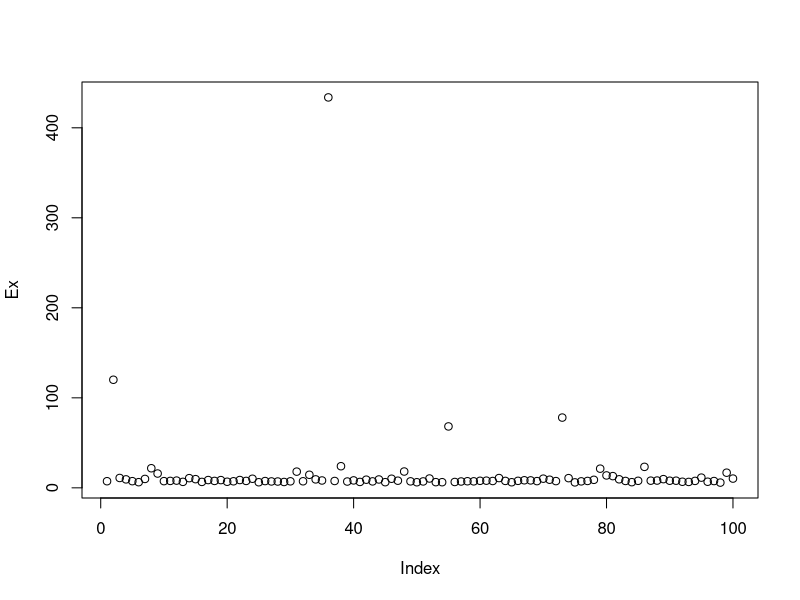

Generate this figure with R: (Note: this script raises an error after producing the figure.)
# CFRM 503
# Assignment 1
n <- 100000
num <- 100
u <- runif(n)
for (i in 1:(num-1)){
  u <- cbind(u, runif(n))
}
Ex <- apply(u,2, function(x){mean(tan(pi/2 * x))})
names(Ex) <- paste0("E[X]_", 1:num)
plot(Ex)

# Assignment 2
# load packages
suppressPackageStartupMessages(require(tseries)) # for downloading stock data
suppressPackageStartupMessages(require(xts))     # for as.xts()
suppressPackageStartupMessages(require(purrr))   # for map()
suppressPackageStartupMessages(require(dplyr))   # for %>% operator
suppressPackageStartupMessages(require(fBasics)) # for inv()
suppressPackageStartupMessages(require(quadprog))# for solve.QP()
rm(list = ls())

# download stock prices
quote = "AdjClose"; provider = "yahoo"; retclass = "zoo"; compression = "d"
origin = "1970-01-01"; start = "2012-01-01"; end = "2017-12-31"
eqNames = c("MSFT","AAPL","ORCL","EBAY","GOOG","INTC","BBBY","MMM","TEVA","GE")
eqPrices = eqNames %>%
  map(get.hist.quote, start = start, end = end,
      quote = quote, compression = compression, quiet = TRUE,
      origin = origin, retclass = retclass, provider = provider)

# calculate returns
rtns = eqPrices %>% map(~ diff(.x)/lag(.x, k = -1)) %>% data.frame() %>% as.xts()
prices = eqPrices %>% data.frame() %>% as.xts()
colnames(prices) = eqNames; colnames(rtns) = eqNames

# Calculate Daily & Yearly Returns & Covariances
muD = sapply(rtns, mean)
covD = cov(rtns)
N = 252
mtxmu = (muD + 1) %*% t(muD + 1)
muA = (muD + 1)^N - 1
covA = (covD + mtxmu)^N - mtxmu^N

# portfolio 1 - global minimum variance portfolio
invCovA = inv(covA)
uniVec = numeric(10) + 1
Dmat = 2 * covA
dvec = numeric(10)
Amat1 = as.matrix(uniVec)
bvec1 = 1

# quadprog solve minimum variance portfolio - 1
gm = solve.QP(Dmat, dvec, Amat1, bvec1, meq = 1)
wGm = gm$solution; names(wGm) = eqNames
muGm = wGm %*% muA %>% as.numeric()
sigGm = sqrt(gm$value)

# plot grid - 1
muP1 = muGm + seq(0, 0.5, length = 1001)
sigP1 = numeric(1001)
Amat11 = cbind(uniVec, muA)
for (i in 1:1001) {
  bvec11 = c(1, muP1[i])
  sigP1[i] = solve.QP(Dmat, dvec, Amat11, bvec11, meq = 2)$value %>% sqrt()
}

# portfolio 2 - constraint on short selling
Dmat = 2 * covA
dvec = numeric(10)
Amat2 = cbind(uniVec, diag(10))
bvec2 = c(1, numeric(10))

# quadprog solve for minimum variance portfolio - 2
lOnly = solve.QP(Dmat, dvec, Amat2, bvec2, meq = 1)
wLo = lOnly$solution; names(wLo) = eqNames
muLo = wLo %*% muA %>% as.numeric()
sigLo = sqrt(lOnly$value)

# plot grid - 2
muP2 = muLo + seq(0, 0.22, length = 1001)
sigP2 = numeric(1001)
Amat22 = cbind(uniVec, muA, diag(10))
for (i in 1:1001) {
  bvec22 = c(1, muP2[i], numeric(10))
  sigP2[i] = solve.QP(Dmat, dvec, Amat22, bvec22, meq = 2)$value %>% sqrt()
}

# portfolio 3 - 5% < MSFT + AAPL < 10%
Amat3 = cbind(uniVec, c(1,1,numeric(8)), c(-1,-1,numeric(8)))
bvec3 = c(1, 0.05, -0.1)

# quadprog solve for minimum variance portfolio - 2
group = solve.QP(Dmat, dvec, Amat3, bvec3, meq = 1)
wG = group$solution; names(wG) = eqNames
muG = wG %*% muA %>% as.numeric()
sigG = sqrt(group$value)

# plot grid - 3
muP3 = muG + seq(0, 0.5, length = 1001)
Amat33 = cbind(uniVec, muA, Amat3[,-1])
sigP3 = numeric(1001)
for (i in 1:1001)
{
  bvec33 = c(1, muP3[i], 0.05, -0.1)
  sigP3[i] = solve.QP(Dmat, dvec, Amat33, bvec33, meq = 2)$value %>% sqrt()
}

# risk aversion analysis
ra = seq(1, 100, 1)
dvecR = muA
p1R = matrix(0, 100, 2)
p2R = matrix(0, 100, 2)
p3R = matrix(0, 100, 2)
for(i in 1:100)
{
  DmatR = ra[i] * covA
  w1 = solve.QP(DmatR, dvecR, Amat1, bvec1, meq = 1)$solution
  p1R[i, 1] = w1 %*% muA
  p1R[i, 2] = t(w1) %*% covA %*% w1 %>% sqrt()
  w2 = solve.QP(DmatR, dvecR, Amat2, bvec2, meq = 1)$solution
  p2R[i, 1] = w2 %*% muA
  p2R[i, 2] = t(w2) %*% covA %*% w2 %>% sqrt()
  w3 = solve.QP(DmatR, dvecR, Amat3, bvec3, meq = 1)$solution
  p3R[i, 1] = w3 %*% muA
  p3R[i, 2] = t(w3) %*% covA %*% w3 %>% sqrt()
}

# plot of efficient frontiers
pc = seq(1,19,2)
plot(sigP1, muP1, type = "l",
     xlim = c(0.1, 0.35), ylim = c(0.05, 0.5),
     main = "Efficient Frontiers", xlab = expression(mu), ylab = expression(sigma))
lines(sigP2, muP2, col = 2)
lines(sigP3, muP3, col = 3)
points(sigGm, muGm, col = 1, pch = 3)
points(sigLo, muLo, col = 2, pch = 4)
points(sigG, muG, col = 3, pch = 5)
text(p1R[,2][pc], p1R[, 1][pc], label = pc, col = 1)
text(p2R[,2][pc], p2R[, 1][pc], label = pc, col = 2)
text(p3R[,2][pc], p3R[, 1][pc], label = pc, col = 3)
legend("topleft", legend = c("Global Minimum", "Long Only", "5%<MSFT+AAPL<10%"),
       col = c(1,2,3), lty = 1, cex = 0.8)
legend("bottomright", legend = c("Global Minimum", "Long Only", "5%<MSFT+AAPL<10%"),
       col = c(1,2,3), pch = c(3,4,5), lty = 1, cex = 0.8)







# Assignment 3

# load librarys
suppressPackageStartupMessages(library(tseries))
suppressPackageStartupMessages(library(fBasics))
suppressPackageStartupMessages(library(dplyr))

# get stock data
symbols <- c("msft","aapl","orcl","ebay","goog","intc","bbby","mmm","teva","ge")
stocks <- lapply(symbols,get.hist.quote,start="2012-01-01",end="2017-12-31",
                 quote="AdjClose",provider="yahoo",origin="1970-01-01",
                 compression="d",retclass="zoo", quiet=T) %>%
  do.call(what=cbind) %>% `colnames<-`(symbols) %>% as.matrix()
# initial values
W0 <- 10^7
CPS <- 0.01

# function for making portfolio
make_port <- function(stocks,W0,CPS,strategy,frequency,L=0,ReType=0){

  # initialize matrices/vectors
  N <- nrow(stocks)
  I <- ncol(stocks)
  P <- as.matrix(stocks)
  W <- rep(0,N)
  X <- rep(0,N)
  Pi <- matrix(0,N,I)
  Theta <- matrix(0,N,I)
  Cost <- rep(0,N)
  f <- frequency
  signal <- seq(0,N-1)%%f==0

  # initialize position
  n <- 1
  W[n] <- W0
  Pi[n,] <- rep(1/(I+1),I)
  Theta[n,] <- Pi[n,]*W[n]/P[n,]
  Cost[n] <- sum(Theta[n,] * CPS)
  X[n] <- W[n]/(I+1) - Cost[n]
  W[n] <- W[n] - Cost[n]

  for (n in 1:(N-1)){
    W[n+1] <- X[n] + sum(Theta[n,] * P[n+1,])

    if (signal[n+1] == 0){
      Theta[n+1,] <- Theta[n,]
      Cost[n+1] <- 0
      X[n+1] <- X[n]
      W[n+1] <- X[n+1] + sum(Theta[n+1,] * P[n+1,])
    }
    else {
      if (strategy=="BNH"){
        Theta[n+1,] <- Theta[n,]
        Cost[n+1] <- sum(abs(Theta[n+1,]-Theta[n,])*CPS)
        X[n+1] <- X[n] - Cost[n+1]
        W[n+1] <- X[n+1] + sum(Theta[n+1,] * P[n+1,])
      }
      else if (strategy=="DL"){
        # Rebalance based on frequency
        Pi[n+1,] <- Pi[n+1-f,]*( 1 + L*(P[n+1,]/P[n+1-f,]-W[n+1]/W[n+1-f])
                                 /(W[n+1]/W[n+1-f]) )
        Theta[n+1,] <- Pi[n+1,] * W[n+1] / P[n+1,]
        Cost[n+1] <- sum(abs(Theta[n+1,]-Theta[n,])*CPS)
        X[n+1] <- W[n+1]*(1-sum(Pi[n+1,])) - Cost[n]
        W[n+1] <- X[n+1] + sum(Theta[n+1,] * P[n+1,])
      }
    }
  }

  # awkward but save time for now
  if (ReType=="TCost"){
    return(sum(Cost))
  }
  else{
    return(W)
  }
}

# portfolios tracking
port_types <- c("Buy&Hold","Daily Const Mix","Weekly Const Mix",
                "Monthly Const Mix","Daily Dynamic Linear",
                "Weekly Dynamic Linear","Monthly Dynamic Linear")

W_BNH <- make_port(stocks,W0,CPS,"BNH",1,0)
W_CM_d <- make_port(stocks,W0,CPS,"DL",1,0)
W_CM_w <- make_port(stocks,W0,CPS,"DL",5,0)
W_CM_m <- make_port(stocks,W0,CPS,"DL",21,0)
W_DL_d <- make_port(stocks,W0,CPS,"DL",1,0.5)
W_DL_w <- make_port(stocks,W0,CPS,"DL",5,0.5)
W_DL_m <- make_port(stocks,W0,CPS,"DL",21,0.5)
Ws <- cbind(W_BNH, W_CM_d, W_CM_w, W_CM_m, W_DL_d, W_DL_w, W_DL_m) %>%
  `colnames<-`(port_types)

matplot(Ws,type="l",col=1:7,lwd=1.5)
legend("topleft",port_types,col=1:7,lwd=1)



# Sharpe ratio
mu_d <- diff(Ws)/Ws[-nrow(Ws),]
mu_y <- (1 + colMeans(mu_d))^252 - 1
sig_y <- sqrt((colVars(mu_d)+(1+colMeans(mu_d))^2)^252 -
                (1+colMeans(mu_d))^(2*252))
Sharpes <- mu_y/sig_y

# Max Relative Drawdown
MRDs<- apply(Ws,2,function(w){
  Max_w <- 0; DD <- 0; RD <- 0;
  for (n in 1:length(w)){
    Max_w <- max(w[1:n])
    DD <- Max_w - w[n]
    RD <- max(DD/Max_w, RD)
  }
  return(RD)
})

# Total cost
C_BNH <- make_port(stocks,W0,CPS,"BNH",1,0,"TCost")
C_CM_d <- make_port(stocks,W0,CPS,"DL",1,0,"TCost")
C_CM_w <- make_port(stocks,W0,CPS,"DL",5,0,"TCost")
C_CM_m <- make_port(stocks,W0,CPS,"DL",21,0,"TCost")
C_DL_d <- make_port(stocks,W0,CPS,"DL",1,0.5,"TCost")
C_DL_w <- make_port(stocks,W0,CPS,"DL",5,0.5,"TCost")
C_DL_m <- make_port(stocks,W0,CPS,"DL",21,0.5,"TCost")
TCosts <- rbind(C_BNH, C_CM_d, C_CM_w, C_CM_m, C_DL_d, C_DL_w, C_DL_m) %>%
  `rownames<-`(port_types)

cbind(Sharpes,MRDs,TCosts) %>%
  `colnames<-`(c("Sharpe Ratio", "Max Relative Drawdown", "Total Cost"))

# Mine
# load packages
require(tseries) # for get.hist.quote
require(xts)     # for as.xts
rm(list = ls())

# download stock prices
quote = "AdjClose"; provider = "yahoo"; retclass = "zoo"; compression = "d"
origin = "1970-01-01"; start = "2012-01-01"; end = "2017-12-31"
eqNames = c("MSFT","AAPL","ORCL","EBAY","GOOG","INTC","BBBY","MMM","TEVA","GE")
eqPrices = lapply(eqNames, get.hist.quote, start = start, end = end,
                  quote = quote, compression = compression, quiet = TRUE,
                  origin = origin, retclass = retclass, provider = provider)

# calculate returns
rtns =  as.xts(data.frame(lapply(eqPrices, function(x) {diff(x)/lag(x, k = -1)})))
prices = as.xts(data.frame(eqPrices))
colnames(prices) = eqNames; colnames(rtns) = eqNames

# back test function
backTest = function(assets, initialWealth, costAlpha, rate = 0, freq, strategy, L = 0)
{
  n = nrow(assets)
  m = ncol(assets)
  P = as.matrix(assets)
  Theta = matrix(0, n, m)
  Pi = matrix(0, n, m)
  W = numeric(n)
  X = numeric(n)
  Cost = numeric(n)

  # frequency adjustment
  if(freq == "d") {
    f = 1
  } else if (freq == "w") {
    f = 5
  } else if (freq == "m") {
    f = 21
  } else {
    print("incorrect frequency")
    return(NULL)
  }
  signal = (seq(1, n) - 1) %% f == 0

  # strategy adjustment
  if (strategy == "cm") {
    L = 0
  } else if (strategy != "dl" && strategy != "bnh") {
    print("strategy is not developed")
    return(NULL)
  }

  # initial position
  Pi[1,] = rep(1 /(m+1), m)
  Theta[1,] = Pi[1,] * initialWealth / P[1,]
  Cost[1] = sum(abs(Theta[1,] - 0) * costAlpha)
  X[1] = initialWealth / (m+1) - Cost[1]
  W[1] = initialWealth - Cost[1]

  # portfolio from 2 to end
  for (i in 2:n){
    if (signal[i] == 1) {
      if (strategy == "bnh") {
        Theta[i,] = Theta[i-1,]
        Cost[i] = costAlpha * sum(abs(Theta[i,] - Theta[i-1,]))
        X[i] = X[i-1] * (1 + rate) - Cost[i]
        W[i] = X[i] + sum(Theta[i,] * P[i,])
      } else {
        W_ = X[i-1] * (1 + rate)^f + sum(Theta[i-1,] * P[i,])
        rP = W_/W[i-f] - 1
        rI = P[i,] / P[i-f,] - 1
        Pi[i,] = Pi[i-f,] * (1 + L * (rI - rP) / (1 + rP))
        Theta[i,] = Pi[i,] * W_ / P[i,]
        Cost[i] = costAlpha * sum(abs(Theta[i,] - Theta[i-f,]))
        X[i] = W_ * (1 - sum(Pi[i,])) - Cost[i]
        W[i] = X[i] + sum(Theta[i,] * P[i,])
      }
    }
    else {
      Theta[i,] = Theta[i-1,]
      Cost[i] = costAlpha * sum(abs(Theta[i,] - Theta[i-1,]))
      X[i] = X[i-1] * (1 + rate) - Cost[i]
      W[i] = X[i] + sum(Theta[i,] * P[i,])
    }
  }
  portfolio = list(port = W, cost = Cost)
  return(portfolio)
}

W0 = 10 ^ 7; alpha = 0.01
{bnhD = backTest(prices, W0, alpha, freq = "d" , strategy = "bnh")
  cmD = backTest(prices, W0, alpha, freq = "d" , strategy = "cm")
  cmW = backTest(prices, W0, alpha, freq = "w" , strategy = "cm")
  cmM = backTest(prices, W0, alpha, freq = "m" , strategy = "cm")
  dlD = backTest(prices, W0, alpha, freq = "d" , strategy = "dl", L = 0.5)
  dlW = backTest(prices, W0, alpha, freq = "w" , strategy = "dl", L = 0.5)
  dlM = backTest(prices, W0, alpha, freq = "m" , strategy = "dl", L = 0.5)}
ports = list(bnhD, cmD, cmW, cmM, dlD, dlW, dlM)

rtn = lapply(ports, function(x) {diff(x$port)/x$port[-length(x$port)]})
rtnD = sapply(ports, function(x) {diff(x$port)/x$port[-length(x$port)]})
muA = (1 + colMeans(rtnD)) ^ 252 - 1
varP = sapply(rtn, function(x) {var(x)})
sigA = sqrt((varP + (1 + colMeans(rtnD))^2)^252 - (1 + colMeans(rtnD))^(2*252))

maxDrawdown = function(x) {
  port = x$port
  max = port[1]
  d = numeric(length(port))
  for (i in 1:length(port)) {
    if (max < port[i]) {
      max = port[i]
    }
    d[i] = (max - port[i])/max
  }
  return(max(d))
}

portfolios = as.zoo(cbind(bnhD$port, cmD$port, cmW$port, cmM$port, dlD$port, dlW$port, dlM$port), index(prices))
colnames(portfolios) = c("Buy and Hold Daily", "Constant Mix Daily", "Constant Mix Weekly", "Constant Mix Monthly", "Dynamic Linear Daily", "Dynamic Linear Weekly", "Dynamic Linear Monthly")
maxRDD = sapply(ports, maxDrawdown)
cost = sapply(ports, function(x) {sum(x$cost)})
sharpes = muA / sigA
plot.zoo(portfolios, plot.type = "single", col = 1:7, ylab = "Portfolio Value", xlab = "Date")
legend("topleft", legend = colnames(portfolios), col = 1:7, lty = 1, cex = 0.7)

report = as.data.frame(cbind(sharpes, maxRDD, cost))
colnames(report) = c("Sharpe Ratio", "Maximum Relative Drawdown", "Total Transaction Cost")
rownames(report) = colnames(portfolios)
report


# Assignment 6

rm(list = ls())
S_0 = 100; X_0 = 0; Q_0 = 10; kappa_0 = 0.1
b = 0.01; k =0.1
alpha = 0.5; beta = 10; eta = 0.1; theta = 0.1; rho = 0; sigma = 1
gammaList = seq(0.05,5,0.05); gamma = 1

Time = 1; Ndt = 1000; dt = Time/Ndt
t = seq(0,Time,dt)

strategy = function(gamma) {
  # global variables:
  beta_1 = sqrt(2*k*gamma*sigma^2)
  omega = sqrt(gamma*sigma^2/(2*k))
  m = 2*alpha - b
  phi_p = beta_1 + m
  phi_m = beta_1 - m

  Q = numeric(Ndt + 1)
  nu = numeric(Ndt)

  Q[1] = Q_0
  num = phi_m * exp(-omega*(Time - t)) - phi_p * exp(omega*(Time - t))
  den = phi_m * exp(-omega*(Time - t)) + phi_p * exp(omega*(Time - t))
  Ft = beta_1 / (2*k) * num / den
  for (i in 1:Ndt) {
    nu[i] = Ft[i] * Q[i]
    Q[i+1] = Q[i] + nu[i] * dt
  }

  list("nu" = nu, "Q" = Q)
}

n = 100
WT_1 = data.frame(matrix(0, n, length(gammaList)))
colnames(WT_1) = as.character(gammaList)
WT_2 = WT_1

for (j in 1:n) {

  dB_t = rnorm(Ndt) * sqrt(dt)
  dZ_t = rho * dB_t + sqrt(1-rho^2) * rnorm(Ndt) * sqrt(dt)

  for (m in 1:length(gammaList)) {
    # stratgey(gamma)
    str = strategy(gammaList[m])
    nu = str[["nu"]]
    Q = str[["Q"]]

    # model 1
    S = X = numeric(Ndt + 1)
    S[1] = S_0; X[1] = X_0

    for (i in 1:Ndt) {
      X[i+1] = X[i] - (S[i] + k * nu[i]) * nu[i] * dt
      S[i+1] = S[i] + b * nu[i] * dt + sigma * dB_t[i]
    }
    WT_1[j, m] = X[Ndt + 1] + Q[Ndt + 1] * (S[Ndt + 1] - alpha * Q[Ndt + 1])

    # model 2
    S = X = kappa = numeric(Ndt + 1)
    S[1] = S_0; X[1] = X_0; kappa[1] = kappa_0

    for (i in 1:Ndt) {
      X[i+1] = X[i] - (S[i] + kappa[i] * nu[i]) * nu[i] * dt
      S[i+1] = S[i] + b * nu[i] * dt + sigma * dB_t[i]
      kappa[i+1] = kappa[i] + beta * (theta - kappa[i]) * dt + eta * dZ_t[i]
    }
    WT_2[j, m] = X[Ndt + 1] + Q[Ndt + 1] * (S[Ndt + 1] - alpha * Q[Ndt + 1])
  }
}

stats = function(x) {c(sd = sd(x), mean = mean(x))}
report1 = sapply(WT_1, stats)
report2 = sapply(WT_2, stats)

plot(t(report1), type = "l", ylim= c(970, 995), xlim = c(2.75,6.25),
     main = expression("Mean vs Standard Deviation of W"[T]),
     xlab = "Standard Deviation", ylab = "Mean")
lines(t(report2), col = 2)
legend("topleft", legend = c(expression(M[1]),expression(M[2])), col = 1:2, lty = 1)
